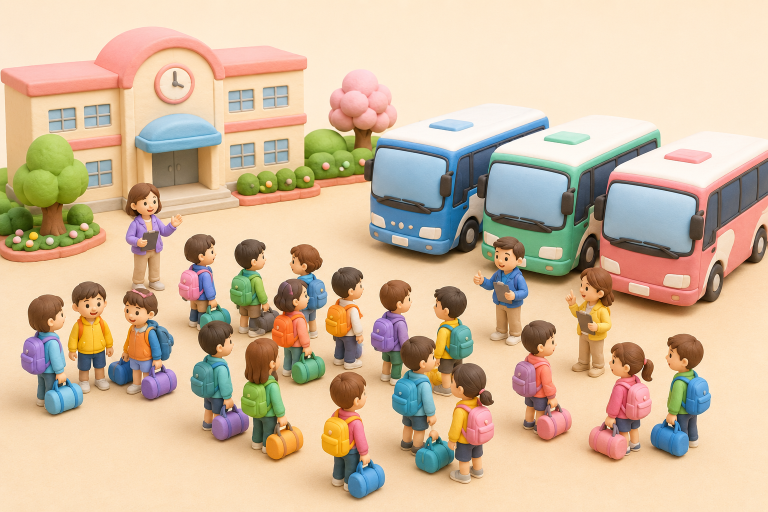
#> input picture assets-source/schooltrip/opening.png, 1536 x 1024 px (shown at 1/2 size)
$ python build.py
#> lines starting #> are read from the running program, lines starting #| are printed output that depends on the picture
# Build 修学旅行編 assets.
# Unlike medical's "guideline sheet" sources, these are plain illustrations
# with no baked-in text/UI, so nothing needs to be cropped out — every
# image is exported whole, aspect ratio untouched (object-fit: contain
# on the React side, never cover).
#
# 後半3職種＋達成画像は「暗い旧版」と「明るい修正版」が両方保存されていた。
# 目で見て判定し、明るいクリーム/コーラル/ミント/水色/バター/ラベンダーの
# 新パレット版だけを採用している（*_old.png は削除せず残す）。
from PIL import Image
import os

SRC = os.path.dirname(os.path.abspath(__file__))
OUT = os.path.join(SRC, "..", "..", "public", "assets", "schooltrip")
os.makedirs(OUT, exist_ok=True)


def jpg(name, src_name, maxw=1100, q=88):
#> called with name = 'school-trip-opening', src_name = 'opening.png', maxw = 1100, q = 88
    im = Image.open(os.path.join(SRC, src_name)).convert("RGB")
#> im is the input picture: PIL image 1536x1024 RGB; mean R, G, B 210, 186.7, 159.2
    if im.width > maxw:
        im = im.resize((maxw, round(im.height * maxw / im.width)), Image.LANCZOS)
#> im: PIL image 1100x733 RGB
    p = os.path.join(OUT, name + ".jpg")
    im.save(p, quality=q, optimize=True)
    print(f"{name}.jpg  {im.size}  {round(os.path.getsize(p) / 1024)}KB   <- {src_name}")
#| school-trip-opening.jpg  (1100, 733)  162KB   <- opening.png


jpg("school-trip-opening", "opening.png")            # 学校に集まった100人と貸切バス
jpg("school-trip-planner", "planner.png")             # 旅行会社の教育旅行担当
#> call 2 of jpg, with name = 'school-trip-planner', src_name = 'planner.png', maxw = 1100, q = 88
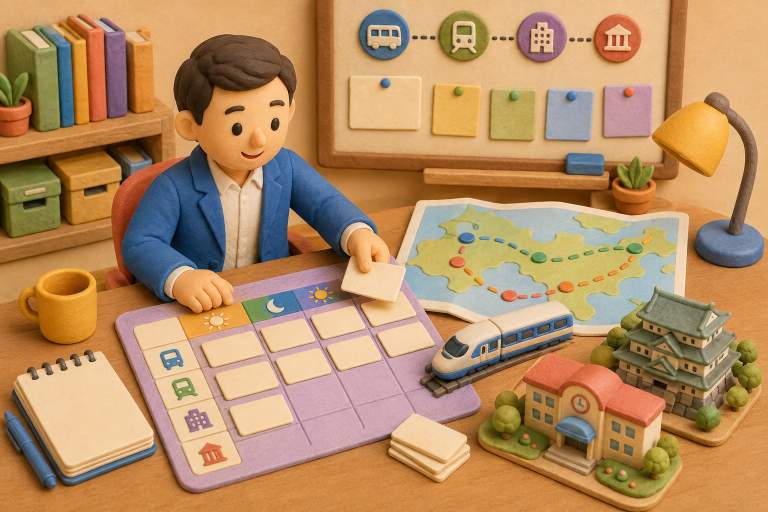
#> input picture assets-source/schooltrip/planner.png, 1536 x 1024 px (shown at 1/2 size)
#> in jpg, im is the input picture: PIL image 1536x1024 RGB; mean R, G, B 181.5, 141, 98.5
#| school-trip-planner.jpg  (1100, 733)  188KB   <- planner.png
jpg("school-trip-teacher", "teacher.png")              # 教員が引率体制を組む
#> call 3 of jpg, with name = 'school-trip-teacher', src_name = 'teacher.png', maxw = 1100, q = 88
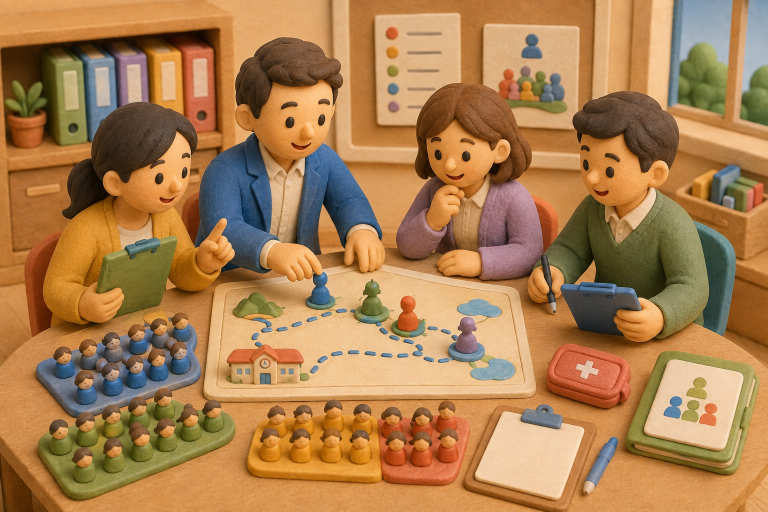
#> input picture assets-source/schooltrip/teacher.png, 1536 x 1024 px (shown at 1/2 size)
#> in jpg, im is the input picture: PIL image 1536x1024 RGB; mean R, G, B 170.8, 126.5, 79.5
#| school-trip-teacher.jpg  (1100, 733)  193KB   <- teacher.png
jpg("school-trip-bus-manager", "busmanager_new.png")   # 運行管理者（明るい新版）
#> call 4 of jpg, with name = 'school-trip-bus-manager', src_name = 'busmanager_new.png', maxw = 1100, q = 88
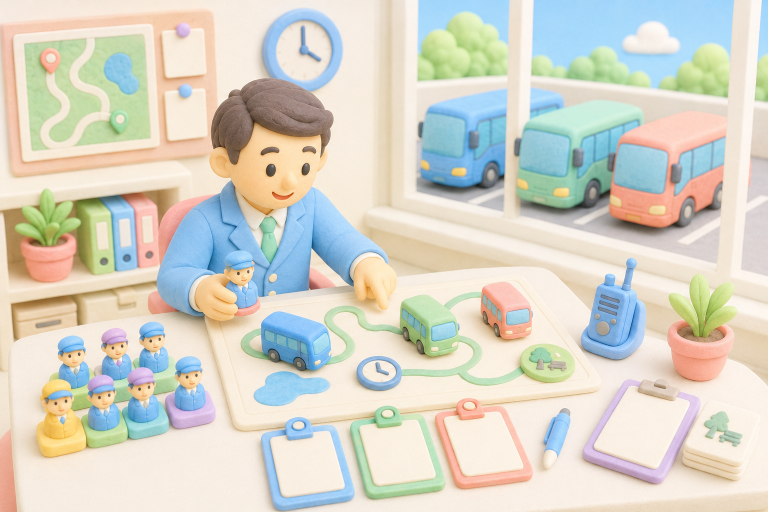
#> input picture assets-source/schooltrip/busmanager_new.png, 1536 x 1024 px (shown at 1/2 size)
#> in jpg, im is the input picture: PIL image 1536x1024 RGB; mean R, G, B 214.2, 212.3, 199.8
#| school-trip-bus-manager.jpg  (1100, 733)  131KB   <- busmanager_new.png
jpg("school-trip-tour-conductor", "conductor_new.png") # 添乗員（明るい新版）
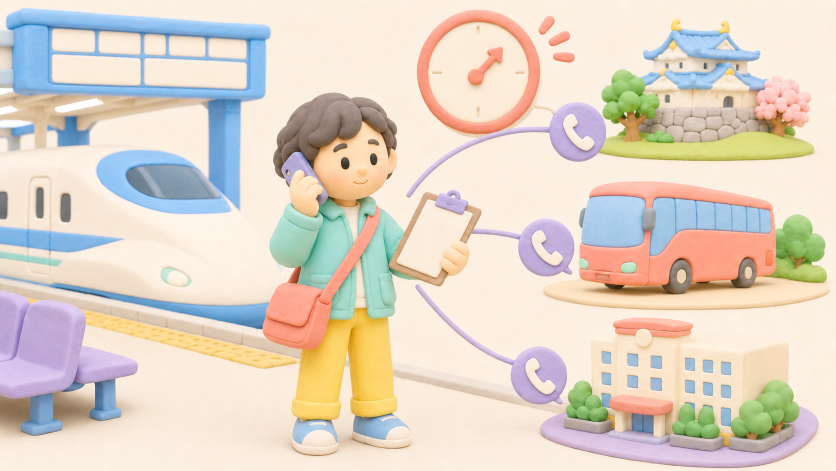
#> input picture assets-source/schooltrip/conductor_new.png, 1672 x 941 px (shown at 1/2 size)
#> in jpg, im is the input picture: PIL image 1672x941 RGB; mean R, G, B 224.3, 212.2, 198.6
#> in jpg (call 5), `im = im.resize((maxw, round(im.height * maxw / im.width)), Image.LANCZ..`:
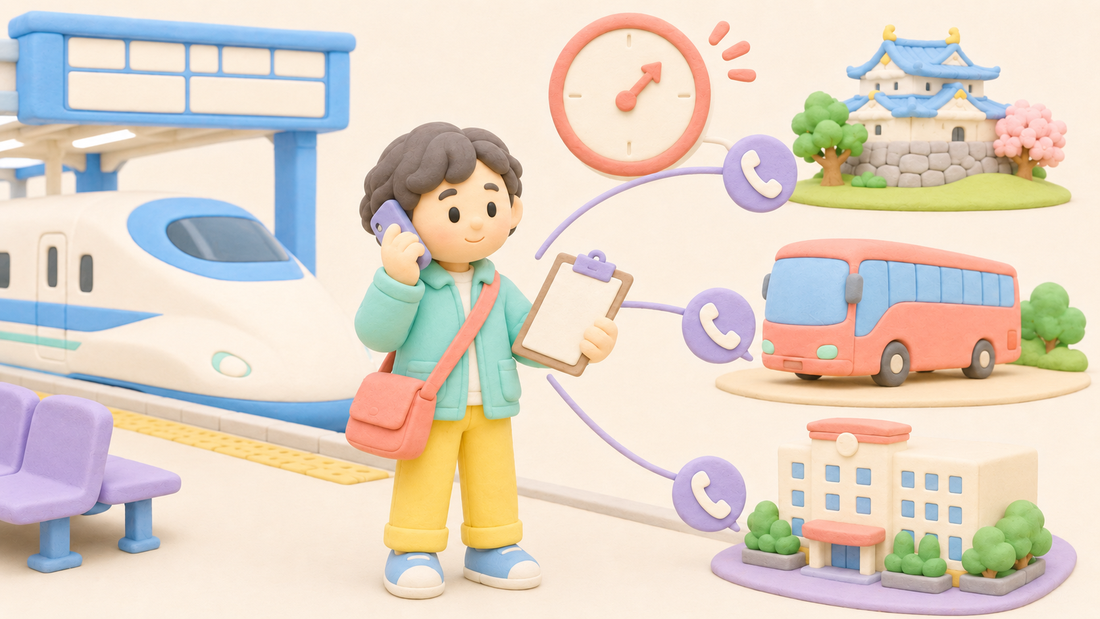
#> im: PIL image 1100x619 RGB; mean R, G, B 224.3, 212.2, 198.6
#| school-trip-tour-conductor.jpg  (1100, 619)  104KB   <- conductor_new.png
jpg("school-trip-hotel", "hotel_new.png")              # 団体受入担当（明るい新版）
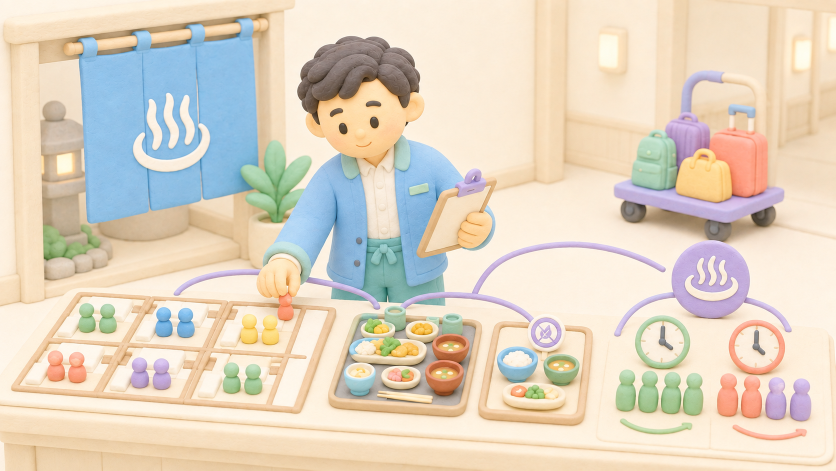
#> input picture assets-source/schooltrip/hotel_new.png, 1672 x 941 px (shown at 1/2 size)
#> in jpg, im is the input picture: PIL image 1672x941 RGB; mean R, G, B 224.5, 212.5, 194.9
#> in jpg (call 6), `im = im.resize((maxw, round(im.height * maxw / im.width)), Image.LANCZ..`:
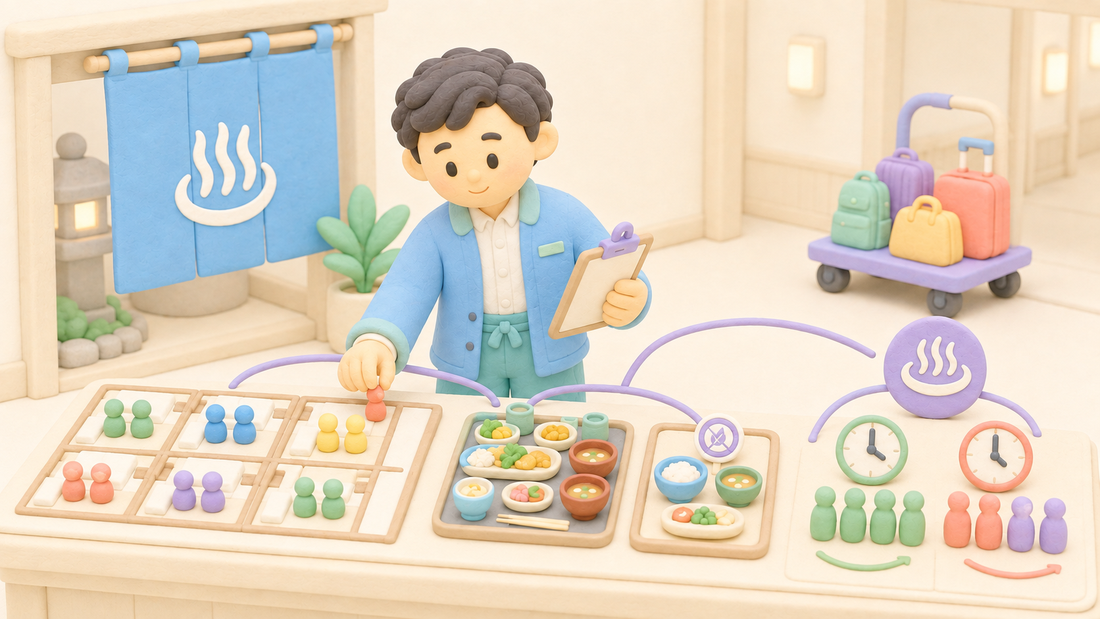
#> im: PIL image 1100x619 RGB; mean R, G, B 224.5, 212.5, 194.9
#| school-trip-hotel.jpg  (1100, 619)  111KB   <- hotel_new.png
#> (the run stopped early here; a loop or call above may not have finished)
